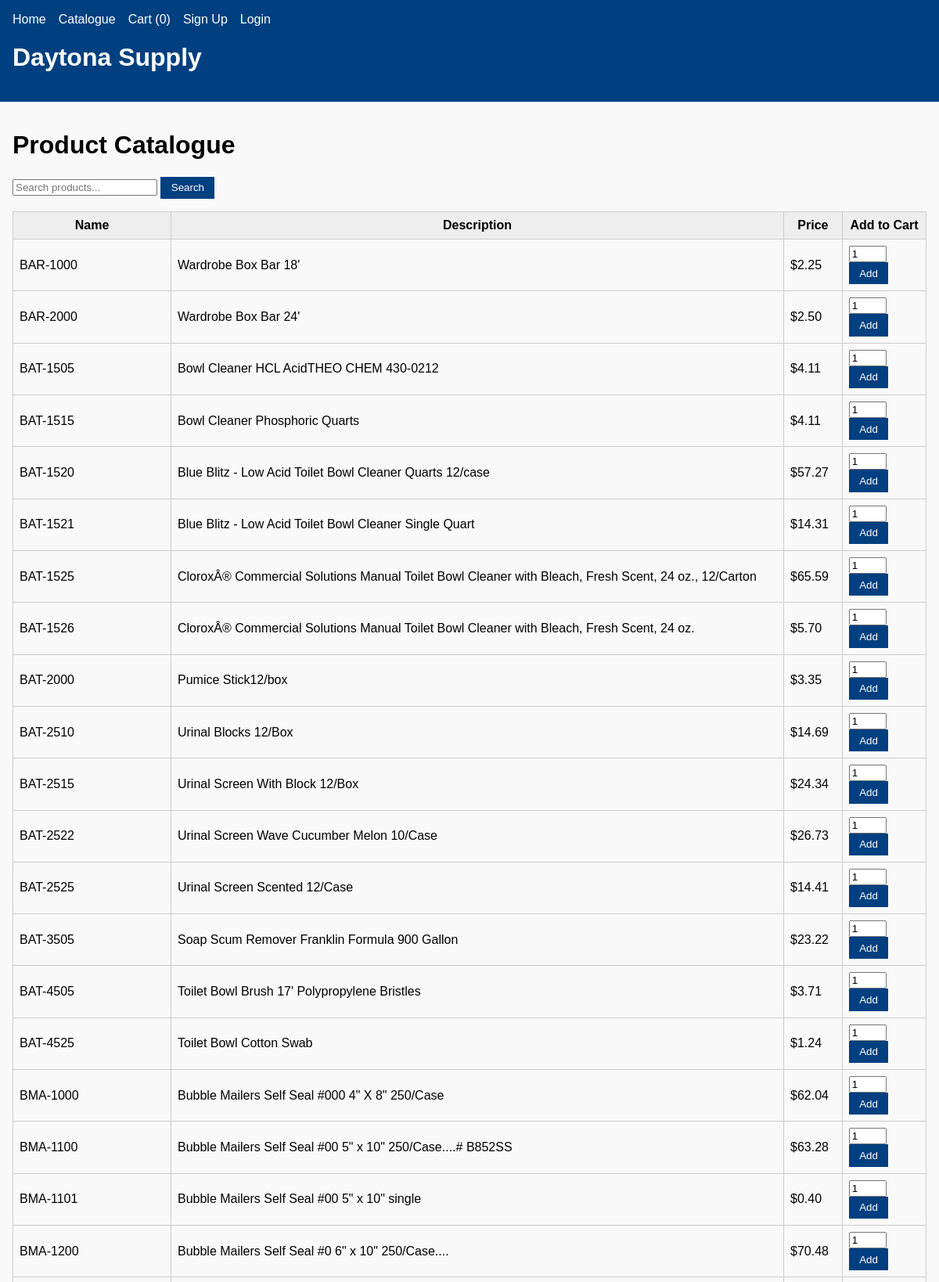
The page /catalogue.php (upper part) on the database its author committed.
### tables this page shows
CREATE TABLE products (
        id INTEGER PRIMARY KEY AUTOINCREMENT,
        name TEXT NOT NULL,
        description TEXT,
        price REAL NOT NULL
    );

### includes/functions.php (called while the page is built, shortened)
<?php
function getAllProducts(): array
{
    $db = getDb();
    $stmt = $db->query('SELECT * FROM products ORDER BY id ASC');
    return $stmt->fetchAll(PDO::FETCH_ASSOC);
}

### catalogue.php (the view, shortened to what this page needs)
<?php
require __DIR__ . '/includes/functions.php';
$search = trim($_GET['search'] ?? '');
if ($search !== '') {
    $db = getDb();
    $stmt = $db->prepare('SELECT * FROM products WHERE name LIKE :term OR description LIKE :term ORDER BY id ASC');
    $stmt->execute([':term' => '%' . $search . '%']);
    $products = $stmt->fetchAll(PDO::FETCH_ASSOC);
} else {
    $products = getAllProducts();
}
include __DIR__ . '/includes/header.php';
?>
<h1>Product Catalogue</h1>
<form method="get" action="catalogue.php" style="margin-bottom:1em;">
    <input type="text" name="search" value="<?= htmlspecialchars($search) ?>" placeholder="Search products...">
    <button type="submit">Search</button>
</form>
<?php if (empty($products)): ?>
    <p>No products found.</p>
<?php else: ?>
<table>
    <tr>
        <th>Name</th>
        <th>Description</th>
        <th>Price</th>
        <th>Add to Cart</th>
    </tr>
    <?php foreach ($products as $p): ?>
        <tr>
            <td><?= htmlspecialchars($p['name']) ?></td>
            <td><?= htmlspecialchars($p['description']) ?></td>
            <td>$<?= number_format($p['price'], 2) ?></td>
            <td>
                <form method="post" action="catalogue.php" style="margin:0;">
                    <input type="number" name="quantity" value="1" min="1" style="width:3em;">
                    <button type="submit">Add</button>
                </form>
            </td>
        </tr>
    <?php endforeach; ?>
</table>
<?php endif; ?>
<?php include __DIR__ . '/includes/footer.php'; ?>

### includes/header.php (shortened to what this page needs)
<?php
$cartCount = 0;
$loggedIn = isset($_SESSION['customer']);
?>
<!DOCTYPE html>
<html lang="en">
<head>
    <link rel="stylesheet" href="assets/styles.css">
</head>
<body>
<header>
    <nav>
        <ul class="nav">
            <li><a href="index.php">Home</a></li>
            <li><a href="catalogue.php">Catalogue</a></li>
            <li><a href="cart.php">Cart (<?php echo $cartCount; ?>)</a></li>
            <?php if ($loggedIn): ?>
                <li><a href="account.php">My Account</a></li>
                <li><a href="logout.php">Logout</a></li>
            <?php else: ?>
                <li><a href="signup.php">Sign Up</a></li>
                <li><a href="login.php">Login</a></li>
            <?php endif; ?>
        </ul>
    </nav>
    <h1 class="site-title">Daytona Supply</h1>
</header>
<main>

### includes/footer.php (shortened to what this page needs)
</main>
</body>
</html>

### assets/styles.css (style rules this page uses)
body { font-family: Arial, sans-serif; margin: 0; padding: 0; background: #f9f9f9; }
header { background: #004080; color: white; padding: 1em; }
header .nav { list-style: none; margin: 0; padding: 0; display: flex; gap: 1em; }
header .nav a { color: white; text-decoration: none; }
main { padding: 1em; }
table { width: 100%; border-collapse: collapse; }
table th, table td { border: 1px solid #ccc; padding: 0.5em; }
table th { background: #eee; }
form { display: inline-block; }
button { padding: 0.5em 1em; background: #004080; color: white; border: none; cursor: pointer; }

### rows shown on the page
products: name "BAR-1000", description "Wardrobe Box Bar 18'", price "2.25"
products: name "BAR-2000", description "Wardrobe Box Bar 24'", price "2.50"
products: name "BAT-1505", description "Bowl Cleaner HCL AcidTHEO CHEM 430-0212", price "4.11"
products: name "BAT-1515", description "Bowl Cleaner Phosphoric Quarts", price "4.11"
products: name "BAT-1520", description "Blue Blitz - Low Acid Toilet Bowl Cleaner Quarts 12/case", price "57.27"
products: name "BAT-1521", description "Blue Blitz - Low Acid Toilet Bowl Cleaner Single Quart", price "14.31"
products: name "BAT-1525", description "CloroxÂ® Commercial Solutions Manual Toilet Bowl Cleaner with Bleach, Fresh Scent, 24 oz., 12/Carton", price "65.59"
products: name "BAT-1526", description "CloroxÂ® Commercial Solutions Manual Toilet Bowl Cleaner with Bleach, Fresh Scent, 24 oz.", price "5.70"
products: name "BAT-2000", description "Pumice Stick12/box", price "3.35"
products: name "BAT-2510", description "Urinal Blocks 12/Box", price "14.69"
products: name "BAT-2515", description "Urinal Screen With Block 12/Box", price "24.34"
products: name "BAT-2522", description "Urinal Screen Wave Cucumber Melon 10/Case", price "26.73"
products: name "BAT-2525", description "Urinal Screen Scented 12/Case", price "14.41"
products: name "BAT-3505", description "Soap Scum Remover Franklin Formula 900 Gallon", price "23.22"
products: name "BAT-4505", description "Toilet Bowl Brush 17' Polypropylene Bristles", price "3.71"
products: name "BAT-4525", description "Toilet Bowl Cotton Swab", price "1.24"
products: name "BMA-1000", description "Bubble Mailers Self Seal #000 4\" X 8\" 250/Case", price "62.04"
products: name "BMA-1100", description "Bubble Mailers Self Seal #00 5\" x 10\" 250/Case....# B852SS", price "63.28"
products: name "BMA-1101", description "Bubble Mailers Self Seal #00 5\" x 10\" single", price "0.40"
products: name "BMA-1200", description "Bubble Mailers Self Seal #0 6\" x 10\" 250/Case....", price "70.48"

### other values the page prints
$cartCount "0"
